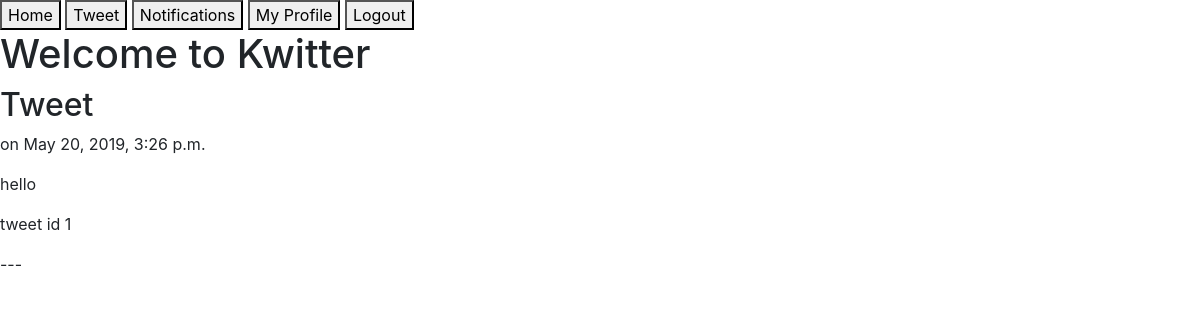
Page / (signed in) on the earlier database version.
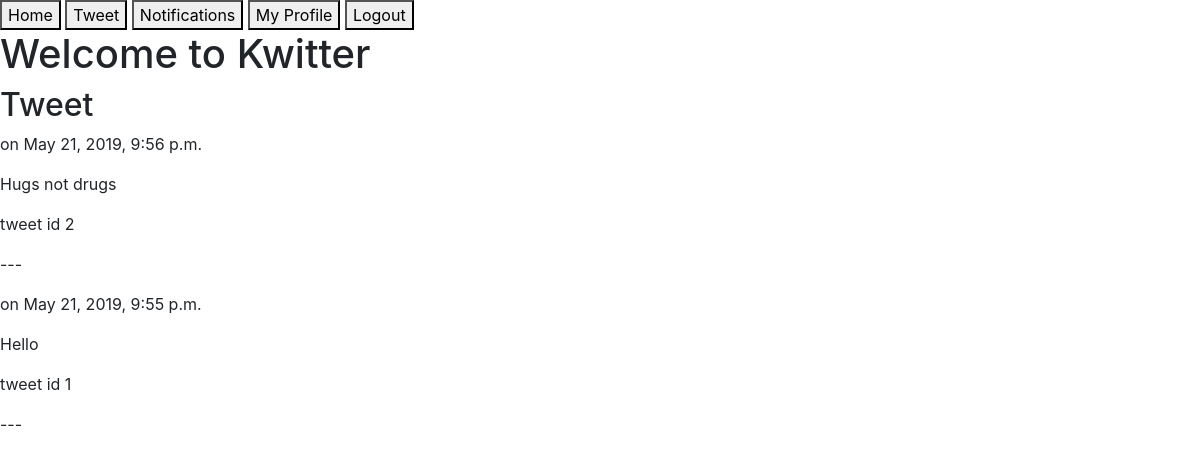
Same page on the later database version.
### twitterclone/tweet/models.py (models this page shows)
class Tweet(models.Model):
    user = models.ForeignKey(
        TwitterUser, on_delete=models.CASCADE)
    tweet = models.CharField(max_length=140)
    date = models.DateTimeField(default=timezone.now)

### twitterclone/views.py (the view)
# urls.py: path("", home_view, name="home")
@login_required()
def home_view(request):
    html = "home.html"
    current_user = TwitterUser.objects.get(user=request.user)
    tweets_of_user = Tweet.objects.filter(user=request.user.twitteruser)
    followers = current_user.following.all()
    tweets_of_followings = Tweet.objects.filter(user__in=followers)
    tweets = (tweets_of_followings | tweets_of_user).distinct().order_by("-date")
    return render(request, html, {"tweets": tweets})

### twitterclone/templates/home.html (shortened to what this page needs)
<!DOCTYPE html>
<html lang="en">
    <head>
        <link rel="stylesheet" href="https://stackpath.bootstrapcdn.com/bootstrap/4.1.3/css/bootstrap.min.css"
>
    </head>
    <body>
        {% include "navbar.html" %}
        <h1>Welcome to Kwitter</h1>
        {% include "tweets.html" %}
    </body>
</html>

### twitterclone/templates/tweets.html
<h2>Tweet</h2>
{% for t in tweets %}
<p>{{ t.username }} on {{ t.date }}</p>
<p>{{ t.tweet }}</p>
<p>tweet id {{ t.id }}</p>
<p>---</p>
{% endfor %}

Differences in the rows shown:
added Tweet: date "May 21, 2019, 9:56 p.m.", tweet "Hugs not drugs", id "2"
changed Tweet id 1: date "May 20, 2019, 3:26 p.m." → "May 21, 2019, 9:55 p.m."; tweet "hello" → "Hello"
